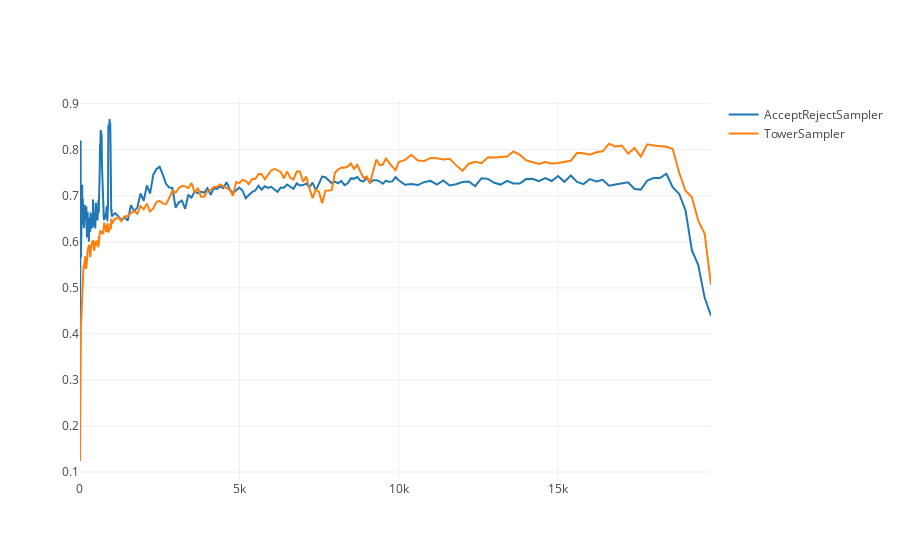

Notebook code for this chart:
### Markdown cell above
### Accept/reject sampling for uniformly generated pmfs
For estimating the computational cost of the accept/reject method, we can model it as a Bernoulli process. Each time we draw a sample with constant cost $c$ (independent of the number of items $N$) and we accept it with probability $p_{acc}$, otherwise we repeat. The cost will be $c T$ where $T$ is a random variable indicating the number of iterations until the first successful sample.

We can calculate $p_{acc}$ as the ratio between the area occupied by the probability mass function and the total area in which we draw the sample. If we restrict the total area to $max(p_i)$ and we consider columns of width 1 we get:

$$
\begin{align*}
&\mathcal{A}_{tot} = max(p_i) \cdot N = \frac{max(r_i)}{\sum_{i=1}^{N}{r_i}} \cdot N \\
&\mathcal{A}_{dist} = 1  \mathrm{\ by\ normalization} \\
&p_{acc} = \frac{\mathcal{A}_{dist}}{\mathcal{A}_{tot}} = \frac{ \sum_{i = 1}^{N}{r_i}}{max(r_i)  \cdot N} 
\end{align*}
$$

For N large we have

$$
\begin{align*}
&max(r_i) \sim 1
&\sum_{i=1}^{N}{r_i} \sim N
\end{align*}
$$

Using the fact that $T$ is geometrically distributed
$$
\mathbb{E}[T] = \frac{1}{p_{acc}} = \frac{max(r_i)  \cdot N}{\sum_{i = 1}^{N}{r_i}} \sim 1
$$

Thus the execution time is $O(1)$ for large $N$. Actually we expect a slowly increasing time because python has to deal with larger and larger arrays.


### Tower sampling for uniformly generated pmfs

Since we are considering big sample sizes, we can neglect the $O(N)$ cost of computing the cumulative pmf which is done only once. Again we can consider the cost of drawing a random number $r$ constant. The bottleneck of the algorithm is instead recognizing which interval contains $r$. This can be done in $O(\log N)$ if using binary search.

For small $N$, this algorithm outperforms the accept/reject method since it draws a single random number with acceptance 1. If we consider pmfs generated from a uniform distribution, in the long run the accept/reject algorithm will be faster. Note that this does not hold in general but is strongly linked with the fact that the maximum of N uniformly sampled random variables is $O(1)$.

### Code cell
bm_uniform = SamplingBenchmark(generate_uniform_pmf, SAMPLERS, sample_size=SAMPLE_SIZE)
res_uniform = bm_uniform.run()  # takes some time…
bm_uniform.plot()

### Figure 1 — Plotly figure (JSON) as saved in the notebook; plotly's stock layout.template omitted (floating-point values rounded to 4 significant figures; data arrays with more than 128 entries replaced by an {"elided": "..."} marker saying what was removed)
{"data": [{"name": "AcceptRejectSampler", "type": "scatter", "x": {"elided": "248 int values"}, "y": {"elided": "248 float values"}}, {"name": "TowerSampler", "type": "scatter", "x": {"elided": "248 int values"}, "y": {"elided": "248 float values"}}], "layout": {}}
